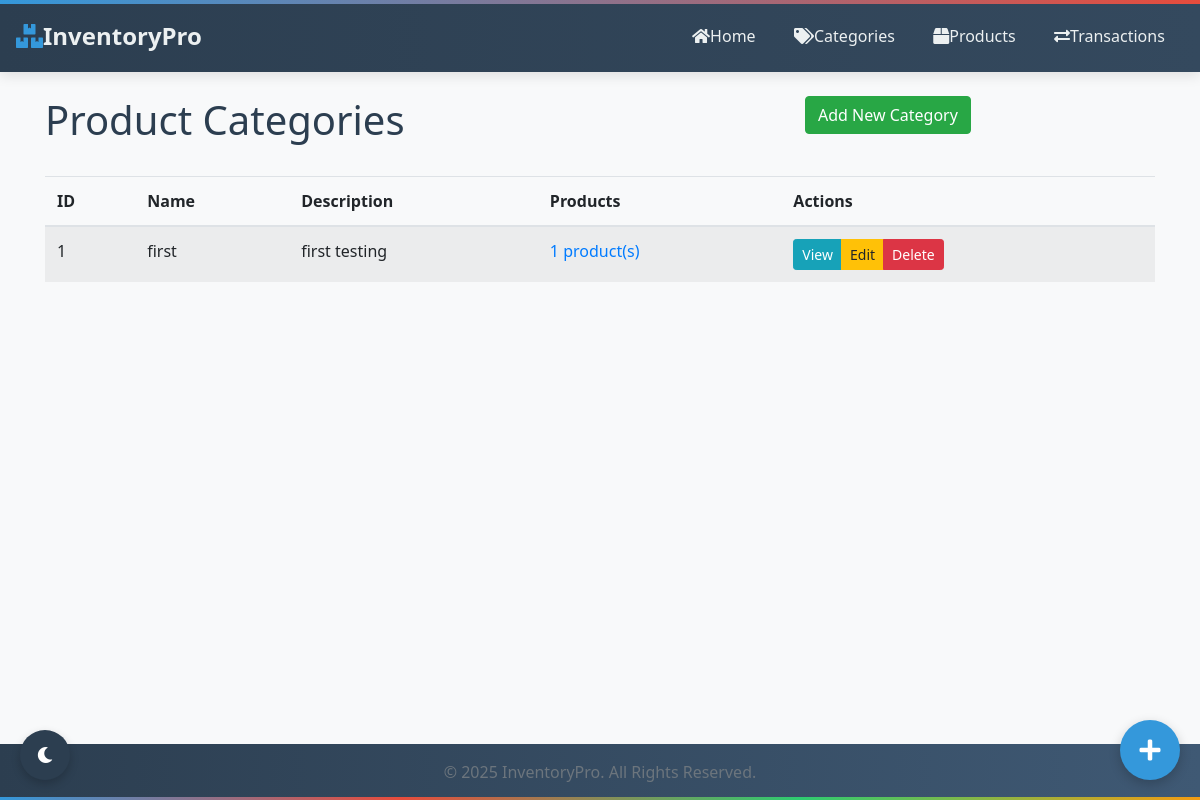
/categories, run on an earlier commit of the app's database.
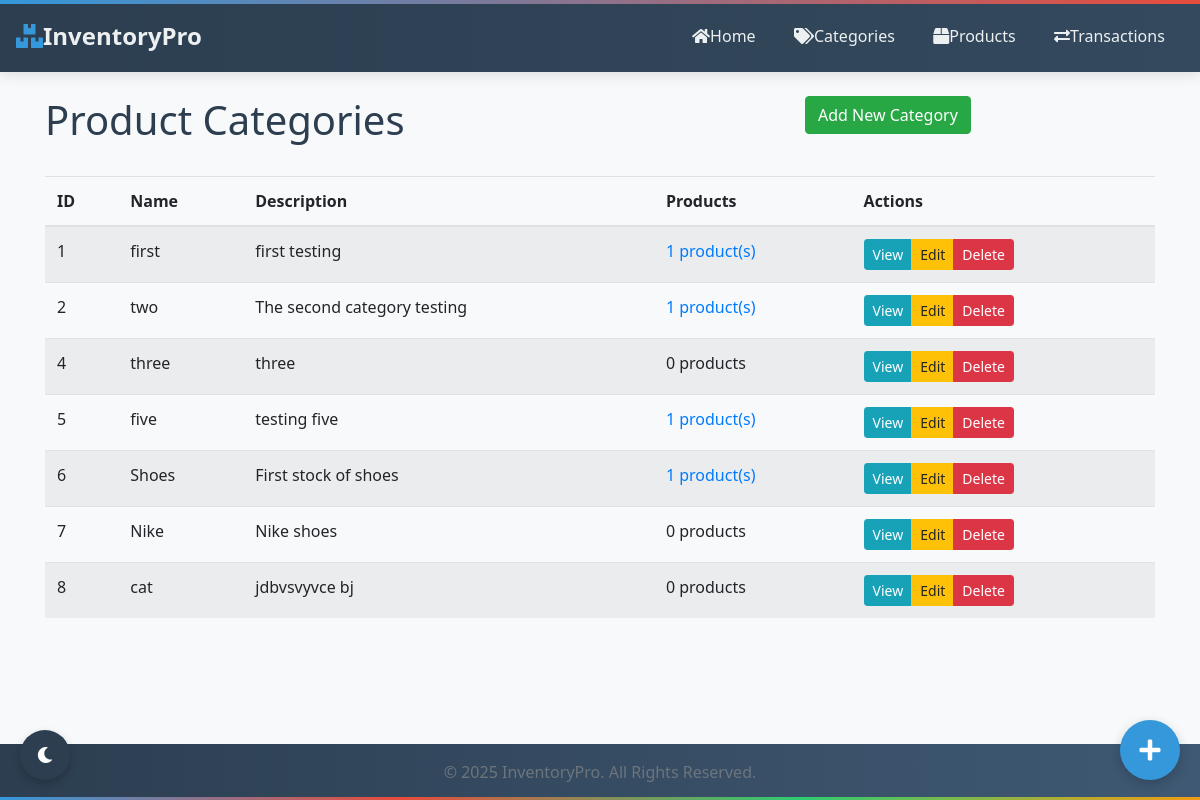
And on a later commit of the database.
### models/category.py (models this page shows, shortened)
class Category(Base):
    __tablename__ = 'categories'
    id = Column(Integer, primary_key=True)
    _name = Column("name", String(50), nullable=False, unique=True)
    _description = Column("description", String(255))
    products = relationship("Product", back_populates="category", cascade="all, delete-orphan")
    @property
    def name(self):
        return self._name
    @name.setter
    def name(self, value):
        if not value or not isinstance(value, str) or len(value.strip()) < 2:
            raise ValueError("Category name must be a string with at least 2 characters")
        self._name = value.strip()
    @property
    def description(self):
        return self._description
    @description.setter
    def description(self, value):
        if value and not isinstance(value, str):
            raise ValueError("Description must be a string")
        self._description = value.strip() if value else value
    @classmethod
    def get_all(cls):
        session = SessionLocal()
        try:
            categories = session.query(cls).options(joinedload(cls.products)).all()
            return categories
        finally:
            session.close()
    def delete(self):
        """Delete the category."""
        session = SessionLocal()
        try:
            session.delete(self)
            session.commit()
            return True
        except SQLAlchemyError as e:
            session.rollback()
            raise e
        finally:
            session.close()

### web/app.py (the view)
@app.route('/categories')
def list_categories():
    categories = Category.get_all()
    return render_template('categories/index.html', categories=categories)

### web/app.py (called while the page is built)
@app.context_processor
def inject_now():
    return {'now': datetime.utcnow()}

### web/templates/categories/index.html (shortened to what this page needs)
{% extends 'base.html' %}
{% block content %}
<div class="row mb-4">
    <div class="col-md-8">
        <h1>Product Categories</h1>
    </div>
    <div class="col-md-4 text-end">
        <a href="{{ url_for('new_category') }}" class="btn btn-success">Add New Category</a>
    </div>
</div>
{% if categories %}
    <div class="table-responsive">
        <table class="table table-striped table-hover">
            <thead>
                <tr>
                    <th>ID</th>
                    <th>Name</th>
                    <th>Description</th>
                    <th>Products</th>
                    <th>Actions</th>
                </tr>
            </thead>
            <tbody>
                {% for category in categories %}
                <tr>
                    <td>{{ category.id }}</td>
                    <td>{{ category.name }}</td>
                    <td>{{ category.description or 'N/A' }}</td>
                    <td>
                        {% if category.products|length > 0 %}
                            <a href="{{ url_for('list_products_by_category', category_id=category.id) }}">
                                {{ category.products|length }} product(s)
                            </a>
                        {% else %}
                            0 products
                        {% endif %}
                    </td>
                    <td>
                        <div class="btn-group btn-group-sm">
                            <a href="{{ url_for('view_category', id=category.id) }}" class="btn btn-info">View</a>
                            <a href="{{ url_for('edit_category', id=category.id) }}" class="btn btn-warning">Edit</a>
                            <button type="button" class="btn btn-danger" data-bs-toggle="modal" data-bs-target="#deleteModal{{ category.id }}">Delete</button>
                        </div>
                    </td>
                </tr>
                {% endfor %}
            </tbody>
        </table>
    </div>
{% else %}
    <div class="alert alert-info">
        No categories found. <a href="{{ url_for('new_category') }}">Create your first category</a>.
    </div>
{% endif %}
{% endblock %}

What changed in the data, as far as the page shows it:
added Category: id "2", name "two", description "The second category testing", products|length "1"
added Category: id "4", name "three", description "three", shows "0 products"
added Category: id "5", name "five", description "testing five", products|length "1"
added Category: id "6", name "Shoes", description "First stock of shoes", products|length "1"
added Category: id "7", name "Nike", description "Nike shoes", shows "0 products"
added Category: id "8", name "cat", description "jdbvsvyvce bj", shows "0 products"
